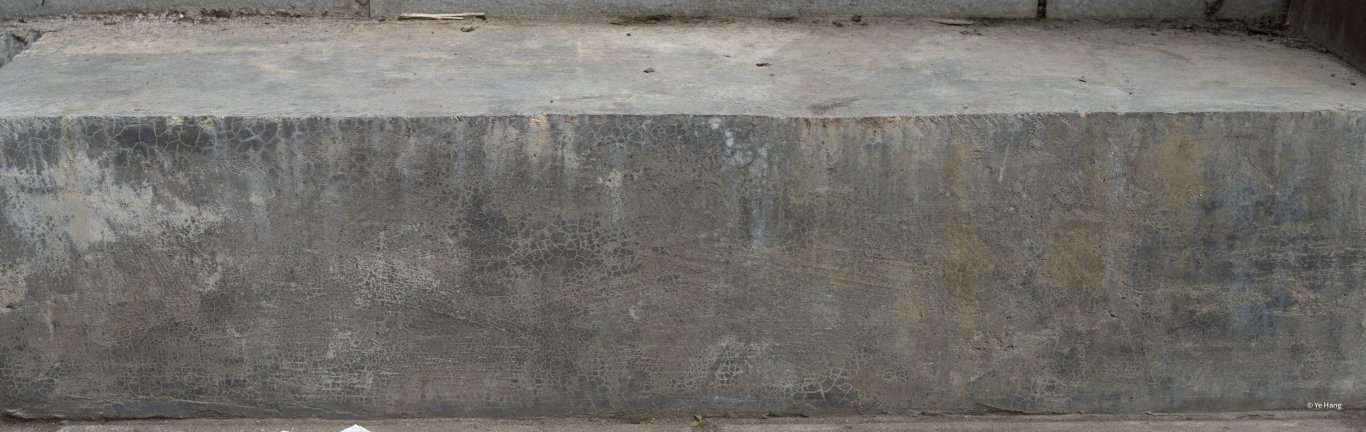
#> input picture Images/Concrete/2024-01-12_28.jpg, 8192 x 2591 px (shown at 1/6 size)
$ python generate_thumbnails.py
#> lines starting #> are read from the running program, lines starting #| are printed output that depends on the picture
from PIL import Image
import os

from multiprocessing import Pool, cpu_count

Image.MAX_IMAGE_PIXELS = None

INPUT_DIR = "Images"
OUTPUT_DIR = "Thumbnails"
THUMBNAIL_SIZE = (1024, 1024)

# 输出缩略图格式为 JPG
OUTPUT_EXT = ".jpg"

if not os.path.exists(OUTPUT_DIR):
    os.makedirs(OUTPUT_DIR)

def process_image(file_info):
    input_path, output_path = file_info

    # 目标缩略图强制 .jpg
    output_path = os.path.splitext(output_path)[0] + OUTPUT_EXT

    try:
        with Image.open(input_path) as img:
            img.thumbnail(THUMBNAIL_SIZE)

            # 保存成 JPG（quality 可调节）
            img.save(output_path, format="JPEG", quality=60)

        print(f"✅ 生成缩略图: {output_path}")

    except Exception as e:
        print(f"❌ 处理失败: {input_path}，错误: {e}")

def get_image_files():
    valid_ext = ('.jpg', '.jpeg')  # 只支持 jpg/jpeg
    file_list = []

    for root, _, files in os.walk(INPUT_DIR):
        relative = os.path.relpath(root, INPUT_DIR)
        target_dir = os.path.join(OUTPUT_DIR, relative)

        if not os.path.exists(target_dir):
            os.makedirs(target_dir)

        for file in files:
            if file.lower().endswith(valid_ext):
                input_path = os.path.join(root, file)

                # 输出路径同名但后缀改成 .jpg
                output_raw = os.path.join(target_dir, file)

                file_list.append((input_path, output_raw))

    return file_list

def clean_orphaned_thumbnails():
    removed = 0

    for root, _, files in os.walk(OUTPUT_DIR):
        for file in files:
            thumb = os.path.join(root, file)

            # 原图路径（换目录，保持路径结构）
            relative = os.path.relpath(thumb, OUTPUT_DIR)
            original_ext_removed = os.path.splitext(relative)[0]
            possible_matches = [
                original_ext_removed + ext
                for ext in ('.jpg', '.jpeg')  # 只支持 jpg/jpeg
            ]

            original_exists = any(
                os.path.exists(os.path.join(INPUT_DIR, pm))
                for pm in possible_matches
            )

            if not original_exists:
                os.remove(thumb)
                print(f"🗑️ 删除孤立缩略图: {thumb}")
                removed += 1

    if removed > 0:
        print(f"♻️ 已清理 {removed} 个孤立缩略图")

    # 清理空文件夹
    for root, dirs, files in os.walk(OUTPUT_DIR, topdown=False):
        for d in dirs:
            folder = os.path.join(root, d)
            if not os.listdir(folder):
                os.rmdir(folder)
                print(f"🗑️ 删除空文件夹: {folder}")

def generate_thumbnails():
    image_files = get_image_files()

    if not image_files:
        print("⚠️ 未找到图片文件")
        return

    num = min(cpu_count(), len(image_files))
    print(f"🚀 开始生成 {len(image_files)} 张缩略图，使用 {num} 进程")

    with Pool(num) as pool:
        pool.map(process_image, image_files)
#> in process_image, img is the input picture: PIL image 8192x2591 RGB; mean R, G, B 114.9, 113, 108.4
#> in process_image, `img.thumbnail(THUMBNAIL_SIZE)`:
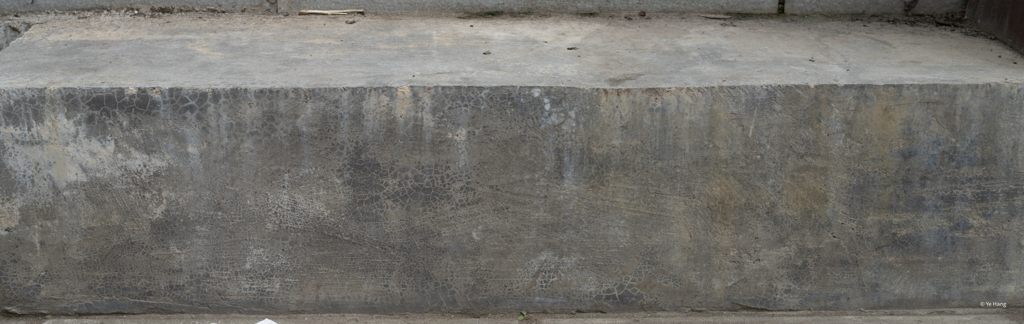
#> img: PIL image 1024x324 RGB; mean R, G, B 114.9, 113, 108.4

    print("🎉 缩略图生成完成")

    clean_orphaned_thumbnails()

if __name__ == "__main__":
    generate_thumbnails()
